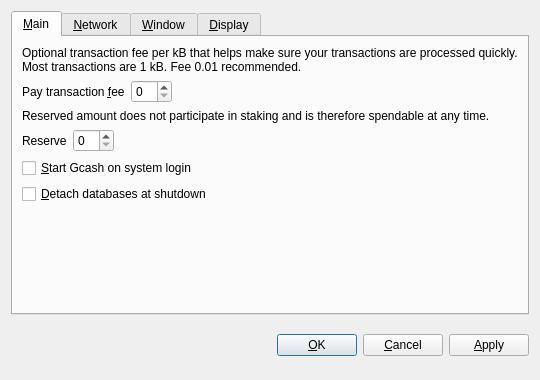
<?xml version="1.0" encoding="UTF-8"?>
<ui version="4.0">
 <class>OptionsDialog</class>
 <widget class="QDialog" name="OptionsDialog">
  <property name="geometry">
   <rect>
    <x>0</x>
    <y>0</y>
    <width>540</width>
    <height>380</height>
   </rect>
  </property>
  <property name="windowTitle">
   <string>Options</string>
  </property>
  <property name="modal">
   <bool>true</bool>
  </property>
  <layout class="QVBoxLayout" name="verticalLayout">
   <item>
    <widget class="QTabWidget" name="tabWidget">
     <property name="tabPosition">
      <enum>QTabWidget::North</enum>
     </property>
     <property name="currentIndex">
      <number>0</number>
     </property>
     <widget class="QWidget" name="tabMain">
      <attribute name="title">
       <string>&amp;Main</string>
      </attribute>
      <layout class="QVBoxLayout" name="verticalLayout_Main">
       <item>
        <widget class="QLabel" name="transactionFeeInfoLabel">
         <property name="text">
          <string>Optional transaction fee per kB that helps make sure your transactions are processed quickly. Most transactions are 1 kB. Fee 0.01 recommended.</string>
         </property>
         <property name="textFormat">
          <enum>Qt::PlainText</enum>
         </property>
         <property name="wordWrap">
          <bool>true</bool>
         </property>
        </widget>
       </item>
       <item>
        <layout class="QHBoxLayout" name="horizontalLayoutFee">
         <item>
          <widget class="QLabel" name="transactionFeeLabel">
           <property name="text">
            <string>Pay transaction &amp;fee</string>
           </property>
           <property name="textFormat">
            <enum>Qt::PlainText</enum>
           </property>
           <property name="buddy">
            <cstring>transactionFee</cstring>
           </property>
          </widget>
         </item>
         <item>
          <widget class="BitcoinAmountField" name="transactionFee"/>
         </item>
         <item>
          <spacer name="horizontalSpacerFee">
           <property name="orientation">
            <enum>Qt::Horizontal</enum>
           </property>
           <property name="sizeHint" stdset="0">
            <size>
             <width>40</width>
             <height>20</height>
            </size>
           </property>
          </spacer>
         </item>
        </layout>
       </item>
       <item>
        <widget class="QLabel" name="reserveBalanceInfoLabel">
         <property name="text">
          <string>Reserved amount does not participate in staking and is therefore spendable at any time.</string>
         </property>
         <property name="textFormat">
          <enum>Qt::PlainText</enum>
         </property>
         <property name="wordWrap">
          <bool>true</bool>
         </property>
        </widget>
       </item>
       <item>
        <layout class="QHBoxLayout" name="horizontalLayoutReserveBalance">
         <item>
          <widget class="QLabel" name="reserveBalanceLabel">
           <property name="text">
            <string>Reserve</string>
           </property>
           <property name="textFormat">
            <enum>Qt::PlainText</enum>
           </property>
           <property name="buddy">
            <cstring>reserveBalance</cstring>
           </property>
          </widget>
         </item>
         <item>
          <widget class="BitcoinAmountField" name="reserveBalance"/>
         </item>
         <item>
          <spacer name="horizontalSpacerReserveBalance">
           <property name="orientation">
            <enum>Qt::Horizontal</enum>
           </property>
           <property name="sizeHint" stdset="0">
            <size>
             <width>40</width>
             <height>20</height>
            </size>
           </property>
          </spacer>
         </item>
        </layout>
       </item>
       <item>
        <widget class="QCheckBox" name="bitcoinAtStartup">
         <property name="toolTip">
          <string>Automatically start Gcash after logging in to the system.</string>
         </property>
         <property name="text">
          <string>&amp;Start Gcash on system login</string>
         </property>
        </widget>
       </item>
       <item>
        <widget class="QCheckBox" name="detachDatabases">
         <property name="toolTip">
          <string>Detach block and address databases at shutdown. This means they can be moved to another data directory, but it slows down shutdown. The wallet is always detached.</string>
         </property>
         <property name="text">
          <string>&amp;Detach databases at shutdown</string>
         </property>
        </widget>
       </item>
       <item>
        <spacer name="verticalSpacer_Main">
         <property name="orientation">
          <enum>Qt::Vertical</enum>
         </property>
         <property name="sizeHint" stdset="0">
          <size>
           <width>20</width>
           <height>40</height>
          </size>
         </property>
        </spacer>
       </item>
      </layout>
     </widget>
     <widget class="QWidget" name="tabNetwork">
      <attribute name="title">
       <string>&amp;Network</string>
      </attribute>
      <layout class="QVBoxLayout" name="verticalLayout_Network">
       <item>
        <widget class="QCheckBox" name="mapPortUpnp">
         <property name="toolTip">
          <string>Automatically open the Gcash client port on the router. This only works when your router supports UPnP and it is enabled.</string>
         </property>
         <property name="text">
          <string>Map port using &amp;UPnP</string>
         </property>
        </widget>
       </item>
       <item>
        <widget class="QCheckBox" name="connectSocks">
         <property name="toolTip">
          <string>Connect to the Gcash network through a SOCKS proxy (e.g. when connecting through Tor).</string>
         </property>
         <property name="text">
          <string>&amp;Connect through SOCKS proxy:</string>
         </property>
        </widget>
       </item>
       <item>
        <layout class="QHBoxLayout" name="horizontalLayout_Network">
         <item>
          <widget class="QLabel" name="proxyIpLabel">
           <property name="text">
            <string>Proxy &amp;IP:</string>
           </property>
           <property name="textFormat">
            <enum>Qt::PlainText</enum>
           </property>
           <property name="buddy">
            <cstring>proxyIp</cstring>
           </property>
          </widget>
         </item>
         <item>
          <widget class="QValidatedLineEdit" name="proxyIp">
           <property name="maximumSize">
            <size>
             <width>140</width>
             <height>16777215</height>
            </size>
           </property>
           <property name="toolTip">
            <string>IP address of the proxy (e.g. 127.0.0.1)</string>
           </property>
          </widget>
         </item>
         <item>
          <widget class="QLabel" name="proxyPortLabel">
           <property name="text">
            <string>&amp;Port:</string>
           </property>
           <property name="textFormat">
            <enum>Qt::PlainText</enum>
           </property>
           <property name="buddy">
            <cstring>proxyPort</cstring>
           </property>
          </widget>
         </item>
         <item>
          <widget class="QLineEdit" name="proxyPort">
           <property name="maximumSize">
            <size>
             <width>55</width>
             <height>16777215</height>
            </size>
           </property>
           <property name="toolTip">
            <string>Port of the proxy (e.g. 9050)</string>
           </property>
          </widget>
         </item>
         <item>
          <widget class="QLabel" name="socksVersionLabel">
           <property name="text">
            <string>SOCKS &amp;Version:</string>
           </property>
           <property name="textFormat">
            <enum>Qt::PlainText</enum>
           </property>
           <property name="buddy">
            <cstring>socksVersion</cstring>
           </property>
          </widget>
         </item>
         <item>
          <widget class="QValueComboBox" name="socksVersion">
           <property name="toolTip">
            <string>SOCKS version of the proxy (e.g. 5)</string>
           </property>
          </widget>
         </item>
         <item>
          <spacer name="horizontalSpacer_Network">
           <property name="orientation">
            <enum>Qt::Horizontal</enum>
           </property>
           <property name="sizeHint" stdset="0">
            <size>
             <width>40</width>
             <height>20</height>
            </size>
           </property>
          </spacer>
         </item>
        </layout>
       </item>
       <item>
        <spacer name="verticalSpacer_Network">
         <property name="orientation">
          <enum>Qt::Vertical</enum>
         </property>
         <property name="sizeHint" stdset="0">
          <size>
           <width>20</width>
           <height>40</height>
          </size>
         </property>
        </spacer>
       </item>
      </layout>
     </widget>
     <widget class="QWidget" name="tabWindow">
      <attribute name="title">
       <string>&amp;Window</string>
      </attribute>
      <layout class="QVBoxLayout" name="verticalLayout_Window">
       <item>
        <widget class="QCheckBox" name="minimizeToTray">
         <property name="toolTip">
          <string>Show only a tray icon after minimizing the window.</string>
         </property>
         <property name="text">
          <string>&amp;Minimize to the tray instead of the taskbar</string>
         </property>
        </widget>
       </item>
       <item>
        <widget class="QCheckBox" name="minimizeOnClose">
         <property name="toolTip">
          <string>Minimize instead of exit the application when the window is closed. When this option is enabled, the application will be closed only after selecting Quit in the menu.</string>
         </property>
         <property name="text">
          <string>M&amp;inimize on close</string>
         </property>
        </widget>
       </item>
       <item>
        <spacer name="verticalSpacer_Window">
         <property name="orientation">
          <enum>Qt::Vertical</enum>
         </property>
         <property name="sizeHint" stdset="0">
          <size>
           <width>20</width>
           <height>40</height>
          </size>
         </property>
        </spacer>
       </item>
      </layout>
     </widget>
     <widget class="QWidget" name="tabDisplay">
      <attribute name="title">
       <string>&amp;Display</string>
      </attribute>
      <layout class="QVBoxLayout" name="verticalLayout_Display">
       <item>
        <layout class="QHBoxLayout" name="horizontalLayout_1_Display">
         <item>
          <widget class="QLabel" name="langLabel">
           <property name="text">
            <string>User Interface &amp;language:</string>
           </property>
           <property name="textFormat">
            <enum>Qt::PlainText</enum>
           </property>
           <property name="buddy">
            <cstring>lang</cstring>
           </property>
          </widget>
         </item>
         <item>
          <widget class="QValueComboBox" name="lang">
           <property name="toolTip">
            <string>The user interface language can be set here. This setting will take effect after restarting Gcash.</string>
           </property>
          </widget>
         </item>
        </layout>
       </item>
       <item>
        <layout class="QHBoxLayout" name="horizontalLayout_2_Display">
         <item>
          <widget class="QLabel" name="unitLabel">
           <property name="text">
            <string>&amp;Unit to show amounts in:</string>
           </property>
           <property name="textFormat">
            <enum>Qt::PlainText</enum>
           </property>
           <property name="buddy">
            <cstring>unit</cstring>
           </property>
          </widget>
         </item>
         <item>
          <widget class="QValueComboBox" name="unit">
           <property name="toolTip">
            <string>Choose the default subdivision unit to show in the interface and when sending coins.</string>
           </property>
          </widget>
         </item>
        </layout>
       </item>
       <item>
        <widget class="QCheckBox" name="displayAddresses">
         <property name="toolTip">
          <string>Whether to show Gcash addresses in the transaction list or not.</string>
         </property>
         <property name="text">
          <string>&amp;Display addresses in transaction list</string>
         </property>
        </widget>
       </item>
       <item>
        <widget class="QCheckBox" name="coinControlFeatures">
         <property name="toolTip">
          <string>Whether to show coin control features or not.</string>
         </property>
         <property name="text">
          <string>Display coin &amp;control features (experts only!)</string>
         </property>
        </widget>
       </item>
       <item>
        <spacer name="verticalSpacer_Display">
         <property name="orientation">
          <enum>Qt::Vertical</enum>
         </property>
         <property name="sizeHint" stdset="0">
          <size>
           <width>20</width>
           <height>40</height>
          </size>
         </property>
        </spacer>
       </item>
      </layout>
     </widget>
    </widget>
   </item>
   <item>
    <layout class="QHBoxLayout" name="horizontalLayout_Buttons">
     <item>
      <spacer name="horizontalSpacer_1">
       <property name="orientation">
        <enum>Qt::Horizontal</enum>
       </property>
       <property name="sizeHint" stdset="0">
        <size>
         <width>40</width>
         <height>48</height>
        </size>
       </property>
      </spacer>
     </item>
     <item>
      <widget class="QLabel" name="statusLabel">
       <property name="font">
        <font>
         <weight>75</weight>
         <bold>true</bold>
        </font>
       </property>
       <property name="text">
        <string/>
       </property>
       <property name="textFormat">
        <enum>Qt::PlainText</enum>
       </property>
       <property name="wordWrap">
        <bool>true</bool>
       </property>
      </widget>
     </item>
     <item>
      <spacer name="horizontalSpacer_2">
       <property name="orientation">
        <enum>Qt::Horizontal</enum>
       </property>
       <property name="sizeHint" stdset="0">
        <size>
         <width>40</width>
         <height>48</height>
        </size>
       </property>
      </spacer>
     </item>
     <item>
      <widget class="QPushButton" name="okButton">
       <property name="text">
        <string>&amp;OK</string>
       </property>
      </widget>
     </item>
     <item>
      <widget class="QPushButton" name="cancelButton">
       <property name="text">
        <string>&amp;Cancel</string>
       </property>
       <property name="autoDefault">
        <bool>false</bool>
       </property>
      </widget>
     </item>
     <item>
      <widget class="QPushButton" name="applyButton">
       <property name="text">
        <string>&amp;Apply</string>
       </property>
       <property name="autoDefault">
        <bool>false</bool>
       </property>
      </widget>
     </item>
    </layout>
   </item>
  </layout>
 </widget>
 <customwidgets>
  <customwidget>
   <class>BitcoinAmountField</class>
   <extends>QSpinBox</extends>
   <header>bitcoinamountfield.h</header>
  </customwidget>
  <customwidget>
   <class>QValueComboBox</class>
   <extends>QComboBox</extends>
   <header>qvaluecombobox.h</header>
  </customwidget>
  <customwidget>
   <class>QValidatedLineEdit</class>
   <extends>QLineEdit</extends>
   <header>qvalidatedlineedit.h</header>
  </customwidget>
 </customwidgets>
 <resources/>
 <connections/>
</ui>
